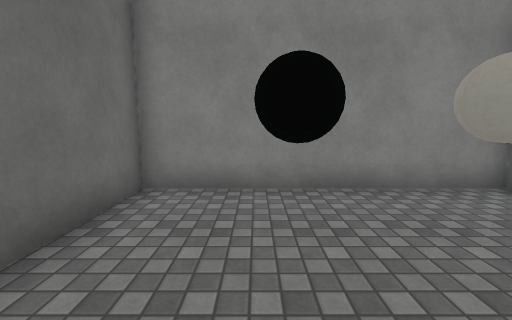
view 1 (above)

13 first-person views from a walk through a Unity game level. The camera is 1.4 m above the floor, tilts 8° down and sees 90° across. The floor is counted in squares, 1 m on a side. Each view is taken from the middle of a square. On the plan, view 1 faces up. The plan holds only what a view shows up to about 13 squares ahead; the rest is blank. The place goes on beyond the plan. The player is left out. Surface patterns are stand-ins for the level's own textures.

view 2
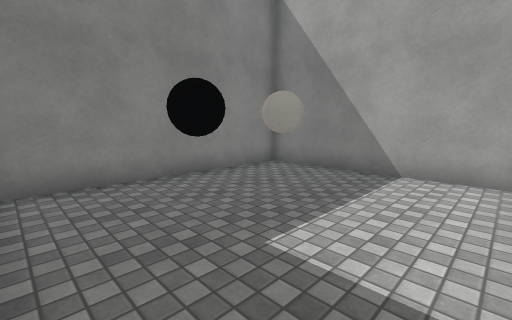

view 3
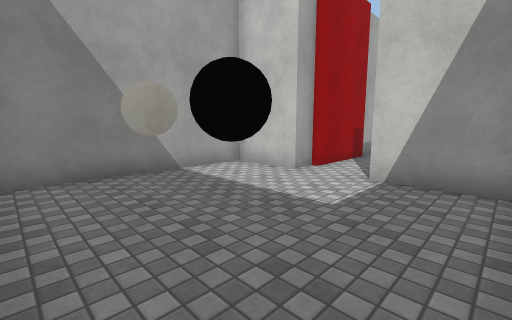

view 4
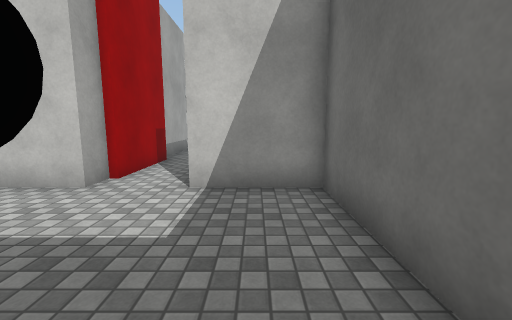

view 5
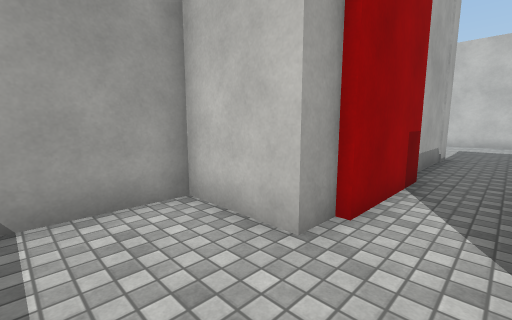

view 6
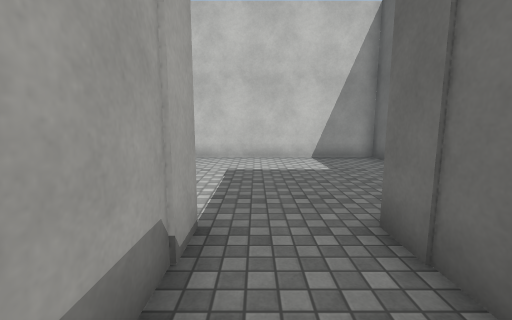

view 7
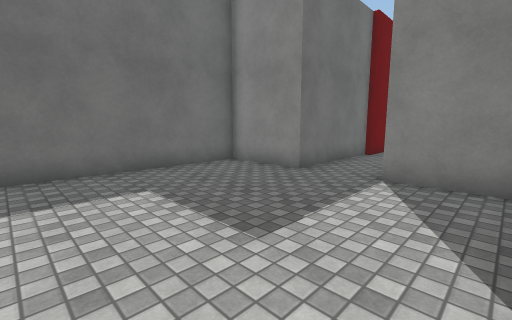

view 8
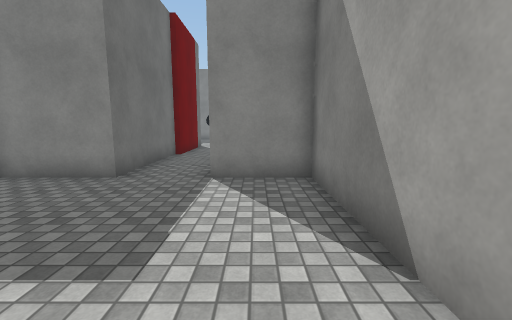

view 9
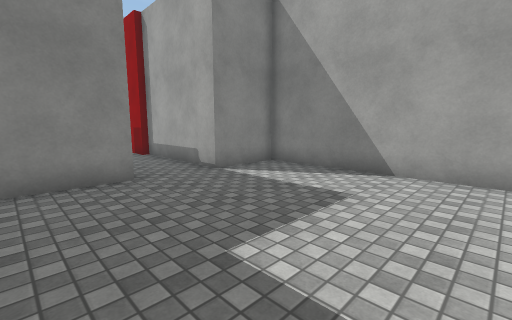

view 10
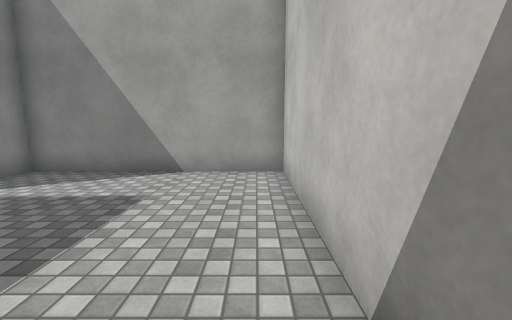

view 11
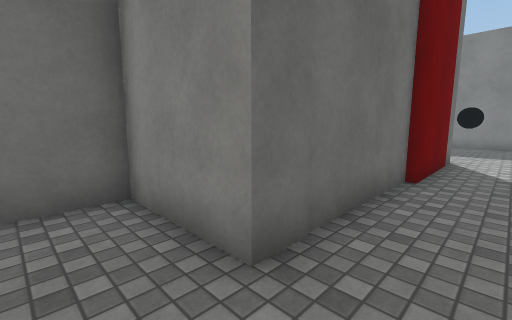

view 12
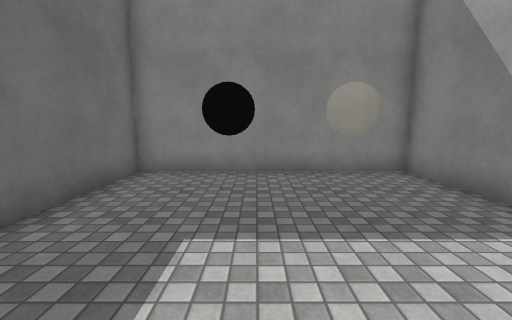

view 13
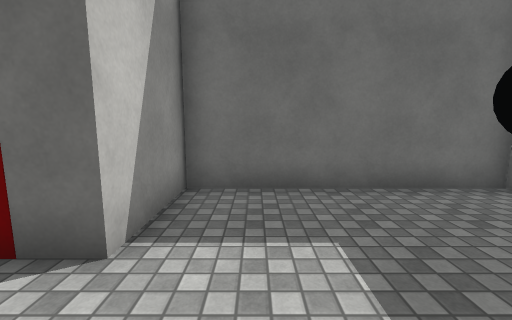

### Floor plan
Points are (right, up) in squares from view 1. A wall is a line through its corners. A room is listed if a view was taken in it or the views show most of it. See-through windows are left out.
Room 1 (views 1, 2, 3, 4, 5, 13)
walls: (2.8, -1.6) (5.5, -1.6) (5.5, 5.5) (-2.5, 5.5) (-2.5, -1.6); (-2.8, -1.6) (0.5, -1.6)
ways out: opening at (1.5, -1.5) to room 2
objects: black ball (0, 3) to (1, 3); ball (2, 3) to (3, 3)
Room 2 (views 6, 7, 8, 9, 10, 11, 12)
walls: (2.6, -6.2) (2.6, -2.5); (0.3, -6) (0.3, -11.4) (-2.9, -11.4) (-2.9, -18.8) (5.5, -18.8) (5.5, -11.4) (2.8, -11.4) (2.8, -6.1); (2.8, -2.6) (2.8, -1.6); (0.5, -1.6) (0.5, -6.1)
ways out: opening at (1.5, -1.5) to room 1

Positions as (right, up) in squares from view 1, and headings:
1: (0, 0), facing up
2: (-2, -1), facing up-right
3: (-2, 5), facing down-right
4: (-1, 4), facing down
5: (1, 1), facing down-right
6: (2, -8), facing down
7: (5, -18), facing up-left
8: (4, -18), facing up
9: (-2, -18), facing up-right
10: (-2, -18), facing right
11: (2, -13), facing up-left
12: (1, -2), facing up
13: (3, 0), facing left
